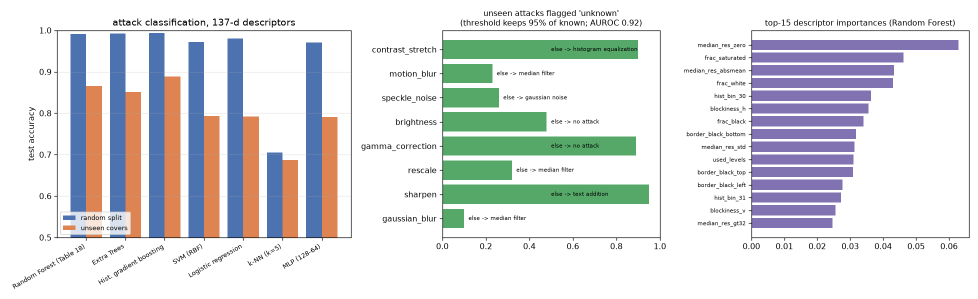
#> input picture results/classifier/benchmark/benchmark.png, 1955 x 598 px, given in place of lena_gray_512.tif, which was not available (shown at 1/2 size)
$ python train_classifier.py
#> lines starting #> are read from the running program, lines starting #| are printed output that depends on the picture
### qwm/data.py
"""
Test image handling.

Standard grayscale test images (Lena, Baboon, Peppers, Barbara, Boat,
House, Airplane, ...) are downloaded on demand into ``data/images`` from a
public mirror; a few sample images shipped with scikit-image and synthetic
images are always available so that the pipeline (and the tests) work
offline.
"""

from __future__ import annotations

import urllib.request
from pathlib import Path

import cv2
import numpy as np

try:  # silence libtiff tag warnings printed by OpenCV while decoding downloads
    cv2.utils.logging.setLogLevel(cv2.utils.logging.LOG_LEVEL_ERROR)
except AttributeError:  # pragma: no cover - older OpenCV
    pass

DATA_DIR = Path(__file__).resolve().parent.parent / "data" / "images"

_MIRROR = "https://raw.githubusercontent.com/mohammadimtiazz/standard-test-images-for-Image-Processing/master/standard_test_images/"

#: name -> file in the mirror
STANDARD_IMAGES: dict[str, str] = {
    "lena": "lena_gray_512.tif",
    "baboon": "mandril_gray.tif",
    "peppers": "peppers_gray.tif",
    "barbara": "barbara.bmp",
    "boat": "boat.png",
    "house": "house.tif",
    "airplane": "jetplane.tif",
    "man": "pirate.tif",
    "cameraman": "cameraman.tif",
    "lake": "lake.tif",
    "livingroom": "livingroom.tif",
    "walkbridge": "walkbridge.tif",
    "woman_blonde": "woman_blonde.tif",
    "woman_darkhair": "woman_darkhair.tif",
    "flowers": "tulips.png",
    "fruits": "fruits.png",
}

#: names of images bundled with scikit-image
SKIMAGE_IMAGES = ("camera", "moon", "coins", "astronaut", "coffee", "chelsea", "horse", "clock", "rocket", "hubble_deep_field", "immunohistochemistry")

SYNTHETIC_IMAGES = ("gradient", "checkerboard", "noise", "circles")

_ALIASES = {
    "house1": "house",
    "flower": "flowers",
    "pepper": "peppers",
    "mandril": "baboon",
    "jetplane": "airplane",
    "pirate": "man",
}


def to_gray_u8(image: np.ndarray) -> np.ndarray:
    img = np.asarray(image)
    if img.ndim == 3:
        img = cv2.cvtColor(img[..., :3], cv2.COLOR_RGB2GRAY)
    if img.dtype != np.uint8:
        img = img.astype(np.float64)
        if img.max() <= 1.0:
            img = img * 255.0
        img = np.clip(np.rint(img), 0, 255).astype(np.uint8)
    return img


def resize(image: np.ndarray, size: int = 256) -> np.ndarray:
    img = to_gray_u8(image)
    if img.shape != (size, size):
        interp = cv2.INTER_AREA if img.shape[0] > size else cv2.INTER_CUBIC
        img = cv2.resize(img, (size, size), interpolation=interp)
    return img


# [15 lines left out: function synthetic_image, not called in this run]


def download_standard_images(names=None, dest: Path = DATA_DIR, overwrite: bool = False) -> list[Path]:
    """Download the standard test images (returns the local paths)."""
#> called with overwrite = False
    dest = Path(dest)
    dest.mkdir(parents=True, exist_ok=True)
    names = list(STANDARD_IMAGES) if names is None else list(names)
    paths = []
    for name in names:
        target = dest / f"{name}.png"
        if target.exists() and not overwrite:
            paths.append(target)
            continue
        url = _MIRROR + STANDARD_IMAGES[name]
        if not url.startswith("https://"):
            raise ValueError(f"unsupported URL scheme: {url}")
        req = urllib.request.Request(url, headers={"User-Agent": "Mozilla/5.0"})  # noqa: S310
        with urllib.request.urlopen(req, timeout=60) as resp:  # noqa: S310
            buf = np.frombuffer(resp.read(), dtype=np.uint8)
        img = cv2.imdecode(buf, cv2.IMREAD_UNCHANGED)
#> img is the input picture: shape (598, 1955, 4); mean B, G, R, A 223, 221.1, 218.8, 255
        if img is None:
            raise RuntimeError(f"could not decode {url}")
        if img.ndim == 3:
            img = cv2.cvtColor(img, cv2.COLOR_BGR2GRAY)
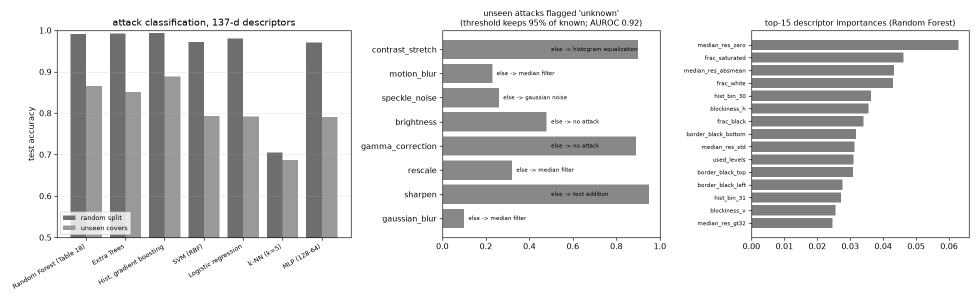
#> img: shape (598, 1955) (shown at 1/2 size); min 0, max 255, mean 220.6
        cv2.imwrite(str(target), to_gray_u8(img))
        paths.append(target)
    return paths


def load_image(name_or_path: str, size: int | None = 256) -> np.ndarray:
    """Load a grayscale test image by name (standard / scikit-image / synthetic) or path."""
    p = Path(name_or_path)
    if p.exists():
        img = cv2.imread(str(p), cv2.IMREAD_GRAYSCALE)
        if img is None:
            raise RuntimeError(f"could not read {p}")
    else:
        key = _ALIASES.get(str(name_or_path).strip().lower(), str(name_or_path).strip().lower())
        if key in STANDARD_IMAGES:
            local = DATA_DIR / f"{key}.png"
            if not local.exists():
                download_standard_images([key])
            img = cv2.imread(str(local), cv2.IMREAD_GRAYSCALE)
        elif key in SKIMAGE_IMAGES:
            import skimage.data as skdata

            img = to_gray_u8(getattr(skdata, key)())
        elif key in SYNTHETIC_IMAGES:
            img = synthetic_image(key, size or 256)
        else:
            raise KeyError(f"unknown image {name_or_path!r}")
    return resize(img, size) if size else to_gray_u8(img)
#> in resize, `img = cv2.resize(img, (size, size), interpolation=interp)`:
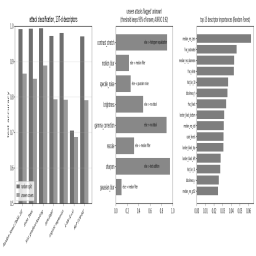
#> img: shape (256, 256); min 63, max 255, mean 220.6


# [21 lines left out: functions load_image_preserve, available_images, not called in this run]


def default_image_set(offline: bool = False) -> list[str]:
    """Images used by the evaluation scripts."""
    if offline:
        return ["camera", "moon", "coins", "astronaut", "coffee", "chelsea", "horse", "clock"]
    return list(STANDARD_IMAGES) + ["camera", "moon", "coins", "astronaut"]


# [10 lines left out: function save_image, not called in this run]

### qwm/experiments.py
"""
Experiment runners that reproduce the evaluation of the reference design.

Every function returns plain Python/pandas objects and (optionally) writes
CSV tables and figures under an output directory, so they can be used from
the command line (:mod:`qwm.cli`), from notebooks or from tests.
"""

from __future__ import annotations

import json
import time
from pathlib import Path

import numpy as np
import pandas as pd

from qwm.attacks import ATTACK_NAMES, DEFAULT_PARAMS, apply_attack
from qwm.data import load_image, save_image
from qwm.metrics.image import histogram, quality_report
from qwm.metrics.quantum import image_metrics
from qwm.watermark.embedding import embed_image, payload_capacity
from qwm.watermark.extraction import (
    bit_error_rate,
    extract_image,
    normalized_correlation,
    tamper_map,
)
from qwm.watermark.generation import generate_watermark

ATTACK_LEVELS: dict[str, list[dict]] = {
    "gaussian_noise": [{"sigma": 0.01}, {"sigma": 0.05}, {"sigma": 0.25}],
    "salt_pepper_noise": [{"density": 0.01}, {"density": 0.05}, {"density": 0.25}],
    "median_filter": [{"kernel": 3}, {"kernel": 5}],
    "histogram_equalization": [{}],
    "jpeg_compression": [{"quality": 90}, {"quality": 70}, {"quality": 50}],
    "cropping": [{"fraction": 0.1}, {"fraction": 0.25}],
    "rotation": [{"angle": 5.0}, {"angle": 45.0}],
    "text_addition": [{"text": "Confidential"}],
}


def _fmt_params(params: dict) -> str:
    return ", ".join(f"{k}={v}" for k, v in params.items()) or "-"


# --------------------------------------------------------------------------- #
# Imperceptibility (Tables 5 / 12, histogram analysis of Table 6)
# --------------------------------------------------------------------------- #
# [152 lines left out: functions imperceptibility, _plot_histograms, robustness, _plot_attack_gallery, quantum_noise, not called in this run]


# --------------------------------------------------------------------------- #
# AI-assisted attack classification (Sec. 4.8)
# --------------------------------------------------------------------------- #
def attack_classification(samples_per_class: int = 500, size: int = 256, feature_size: int | None = None, mode: str = "lsb", seed: int = 42, folds: int = 5, images: list[str] | None = None, out_dir: Path | None = None, verbose: bool = True, features: str = "pixels", params: str = "random") -> dict:
    from qwm.classifier.dataset import build_dataset
    from qwm.classifier.train import plot_confusion_matrix, run_experiment
    from qwm.data import default_image_set

    covers = [load_image(n, size) for n in (images or default_image_set())]
#> call 2 of download_standard_images, with overwrite = False
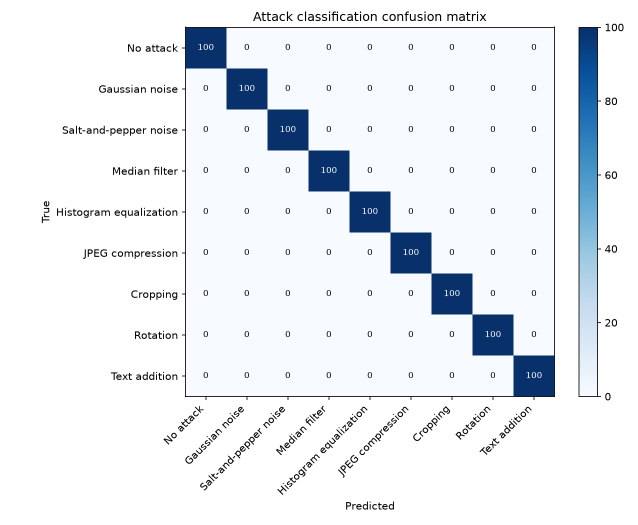
#> input picture results/classifier/descriptors_table7/confusion_matrix.png, 1275 x 1050 px, given in place of mandril_gray.tif, which was not available (shown at 1/2 size)
#> in download_standard_images, img is the input picture: shape (1050, 1275, 4); mean B, G, R, A 242.3, 237.5, 233.3, 255
#> in download_standard_images (call 2), `img = cv2.cvtColor(img, cv2.COLOR_BGR2GRAY)`:
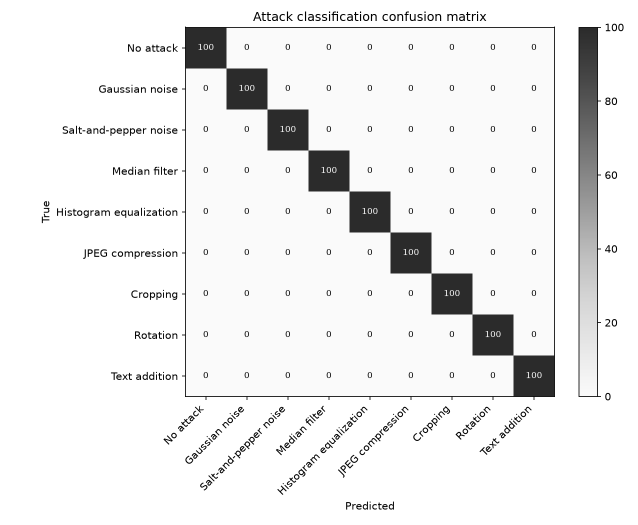
#> img: shape (1050, 1275) (shown at 1/2 size); min 0, max 255, mean 236.7
#> call 2 of resize, with size = 256
#> in resize (call 2), `img = cv2.resize(img, (size, size), interpolation=interp)`:
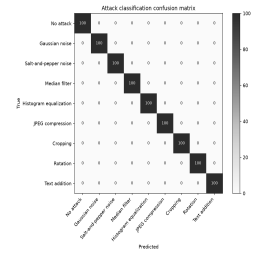
#> img: shape (256, 256); min 36, max 255, mean 236.7
#> (the call stopped at in download_standard_images, `with urllib.request.urlopen(req, timeout=60) as resp:`: the network is not available in this run)
    t0 = time.perf_counter()
    if verbose:
        print(f"building dataset: {samples_per_class} samples x {9} classes from {len(covers)} cover images ...")
    ds = build_dataset(covers, samples_per_class, size, feature_size, mode, seed, verbose, features, params)
    t_data = time.perf_counter() - t0
    if verbose:
        print(f"dataset ready: X={ds.X.shape} ({t_data:.1f}s); training Random Forest ...")
    t0 = time.perf_counter()
    model, result = run_experiment(ds.X, ds.y, seed, folds, do_cv=folds > 1, verbose=verbose)
    t_train = time.perf_counter() - t0
    summary = {
        "samples": int(len(ds.y)),
        "samples_per_class": samples_per_class,
        "features": features,
        "attack_params": params,
        "feature_length": int(ds.X.shape[1]),
        "dataset_time_s": t_data,
        "train_eval_time_s": t_train,
        "result": json.loads(json.dumps(result.__dict__, default=list)),
    }
    if out_dir is not None:
        out_dir = Path(out_dir)
        out_dir.mkdir(parents=True, exist_ok=True)
        result.to_json(out_dir / "classification_result.json")
        (out_dir / "classification_summary.json").write_text(json.dumps(summary, indent=2))
        pd.DataFrame(result.per_class).to_csv(out_dir / "classification_per_class.csv", index=False)
        plot_confusion_matrix(result.confusion_matrix, out_dir / "confusion_matrix.png")
        try:
            import joblib

            joblib.dump(model, out_dir / "random_forest.joblib")
        except Exception as exc:  # pragma: no cover - optional
            import logging

            logging.getLogger(__name__).debug("optional joblib save skipped: %s", exc)
    return summary


# --------------------------------------------------------------------------- #
# Resource analysis (Sec. 4.9)
# --------------------------------------------------------------------------- #
# [86 lines left out: functions resource_analysis, draw_circuits, not called in this run]

### scripts/train_classifier.py
"""Build the attack dataset and train / evaluate the Random Forest (Sec. 4.8).

Example:
    python scripts/train_classifier.py --samples-per-class 500 --size 256 --out results/classifier
"""

from __future__ import annotations

import argparse
from pathlib import Path

from qwm.experiments import attack_classification


def main() -> None:
    p = argparse.ArgumentParser(description=__doc__, formatter_class=argparse.RawDescriptionHelpFormatter)
    p.add_argument("--samples-per-class", type=int, default=500)
    p.add_argument("--size", type=int, default=256)
    p.add_argument("--feature-size", type=int, default=None)
    p.add_argument("--mode", choices=("paper", "lsb"), default="lsb")
    p.add_argument("--seed", type=int, default=42)
    p.add_argument("--folds", type=int, default=5)
    p.add_argument("--features", choices=("pixels", "descriptors"), default="pixels")
    p.add_argument("--params", choices=("random", "table7"), default="random")
    p.add_argument("--out", type=Path, default=Path("results/classifier"))
    args = p.parse_args()
    summary = attack_classification(args.samples_per_class, args.size, args.feature_size, args.mode, args.seed, args.folds, out_dir=args.out, features=args.features, params=args.params)
    r = summary["result"]
    print(f"accuracy {100 * r['accuracy']:.2f}%  precision {100 * r['precision']:.2f}%  recall {100 * r['recall']:.2f}%  F1 {100 * r['f1']:.2f}%")


if __name__ == "__main__":
#> (the run stopped early here; a loop or call above may not have finished)
